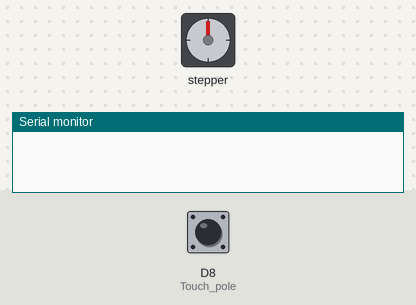
The sketch below on a simulated ESP8266 (NodeMCU). Parts: stepper motor, the last lines printed to the serial monitor. Inputs (shaded band) come from the test bench; at power-on: D8 (Touch_pole) HIGH. WiFi joins after 1.5 s; servers stay silent unless stated; network time is answered at once with the bench clock; the local clock reads 2024-03-15 10:24:30 at power-on unless the sketch sets it; stepper angles assume 50 steps per turn.

Above: at 0.1 s.
At 2.6 s:
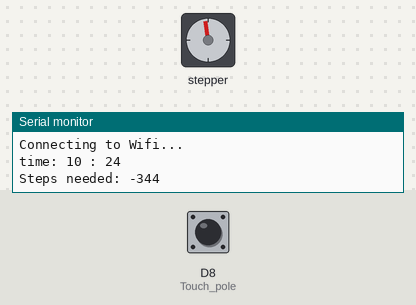
At 4.7 s:
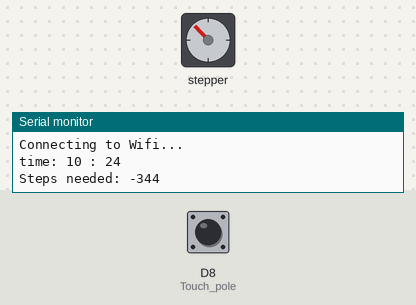
At 9.5 s:
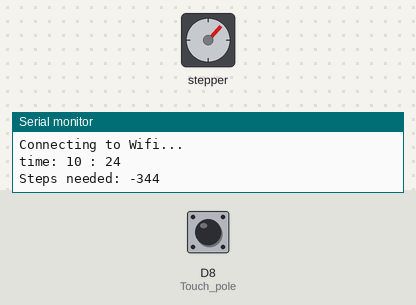
Timing chart, 0 to 11.0 s (numbered marks = the images above):
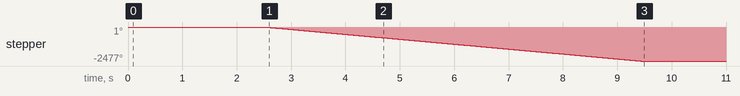

The sketch:

clockset.ino
```cpp
#include "Stepper.h"
#include <NTPClient.h>
#include <WiFiUdp.h>
#include <ESP8266WiFi.h>//ESP9266连接WiFi的库

//Define pins for stepper motor and touch pole
#define Stepper_pin1 D0
#define Stepper_pin2 D4
#define Stepper_pin3 D5
#define Stepper_pin4 D6
#define Touch_pole D8

//此处输入wifi名和wifi密码
const char* ssid       = "Leong Home@unifi";//wifi名
const char* password   = "0129405519";//wifi密码

WiFiUDP ntpUDP;
NTPClient timeClient(ntpUDP, "asia.pool.ntp.org");
const int stepsPerRevolution = 50;
int h,m,set_duration_min,set_duration_sec;
int step_need = 0;
Stepper motor(stepsPerRevolution,Stepper_pin1,Stepper_pin2,Stepper_pin3,Stepper_pin4);

void setup() {
  Serial.begin(115200);
  //pinMode(Touch_pole, INPUT_PULLDOWN_16);

  WiFi.begin(ssid, password);
  while (WiFi.status() != WL_CONNECTED)
  {
    delay(500);
    Serial.println("Connecting to Wifi...");
  }

  //初始化NTP客户端
  timeClient.begin();
  //计算我们时域的时间
  timeClient.setTimeOffset(28800);

  motor.setSpeed(60);
  Clockset();
}

void Clockset(){
  while(!digitalRead(Touch_pole)){
    motor.step(1); //move to 00:00
    yield();
  }
  timeClient.update();
  h = timeClient.getHours() % 12;
  m = timeClient.getMinutes();
  delay(1000);
  Serial.printf("time: %d : %d \n", h, m);
  if(h<6||(h==6&&m==0)){
    m+=(h*60);
    set_duration_min=m/15; //every 15mins move of minute hand consume 1 min
    set_duration_sec=m%15;
    if(set_duration_sec<5) set_duration_sec=1;
    else if(set_duration_sec==5&&set_duration_sec<10) set_duration_sec=2;
    else if(set_duration_sec==10&&set_duration_sec<15) set_duration_sec=3;

    if(m%3==0) step_need=(m/3*10)+set_duration_min*3+set_duration_sec;
    else if(m%3==1) step_need=(m/3*10)+set_duration_min*3+set_duration_sec+3;
    else step_need=(m/3*10)+set_duration_min*3+set_duration_sec+7;
  }
  else{
    h-=6;
    m=360-(h*60+m);
    set_duration_min=m/15; //every 15mins move of minute hand consume 1 min
    set_duration_sec=m%15;
    if(set_duration_sec<5) set_duration_sec=1;
    else if(set_duration_sec==5&&set_duration_sec<10) set_duration_sec=2;
    else if(set_duration_sec==10&&set_duration_sec<15) set_duration_sec=3;

    if(m%3==0) step_need=(m/3*10)+set_duration_min*3+set_duration_sec;
    else if(m%3==1) step_need=(m/3*10)+set_duration_min*3+set_duration_sec+3;
    else step_need=(m/3*10)+set_duration_min*3+set_duration_sec+7;
    step_need=-step_need; //reverse
  }
  Serial.printf("Steps needed: %d\n", step_need);
  if(step_need>0){
  while(step_need != 0){
    motor.step(1);
    step_need--;
    yield();
  }
  }
  else{
    while(step_need != 0){
    motor.step(-1);
    step_need++;
    yield();
  }
  }
}

void loop() {
}
```
